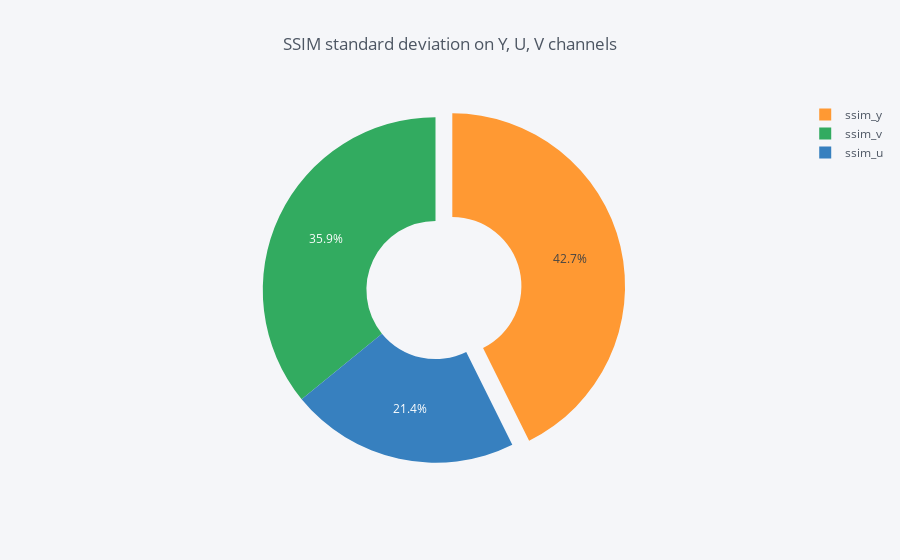

Notebook code for this chart:
### Code cell
df2.iplot(kind="pie", labels="ssim", values="std", hole=0.4,
          pull=[0.1, 0, 0], title="SSIM standard deviation on Y, U, V channels")

### Figure 1 — Plotly figure (JSON) as saved in the notebook; plotly's stock layout.template omitted (floating-point values rounded to 4 significant figures)
{"data": [{"hole": 0.4, "labels": ["ssim_y", "ssim_u", "ssim_v"], "marker": {"colors": ["rgba(255, 153, 51, 1.0)", "rgba(55, 128, 191, 1.0)", "rgba(50, 171, 96, 1.0)"]}, "name": "", "pull": [0.1, 0, 0], "type": "pie", "values": [0.01083, 0.005442, 0.009106]}], "layout": {"autosize": true, "legend": {"bgcolor": "#F5F6F9", "font": {"color": "#4D5663"}}, "paper_bgcolor": "#F5F6F9", "plot_bgcolor": "#F5F6F9", "title": {"font": {"color": "#4D5663"}, "text": "SSIM standard deviation on Y, U, V channels"}}}
